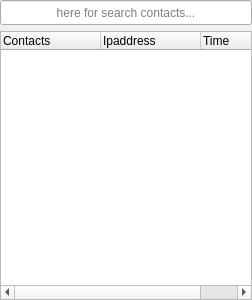
<?xml version="1.0" encoding="UTF-8"?>
<ui version="4.0">
 <class>ModuleB</class>
 <widget class="QFrame" name="ModuleB">
  <property name="geometry">
   <rect>
    <x>0</x>
    <y>0</y>
    <width>252</width>
    <height>300</height>
   </rect>
  </property>
  <property name="windowTitle">
   <string>Frame</string>
  </property>
  <layout class="QVBoxLayout" name="verticalLayout">
   <property name="leftMargin">
    <number>0</number>
   </property>
   <property name="topMargin">
    <number>0</number>
   </property>
   <property name="rightMargin">
    <number>0</number>
   </property>
   <property name="bottomMargin">
    <number>0</number>
   </property>
   <item>
    <widget class="QLineEdit" name="lineEdit_3">
     <property name="sizePolicy">
      <sizepolicy hsizetype="Minimum" vsizetype="Minimum">
       <horstretch>0</horstretch>
       <verstretch>0</verstretch>
      </sizepolicy>
     </property>
     <property name="minimumSize">
      <size>
       <width>80</width>
       <height>25</height>
      </size>
     </property>
     <property name="maximumSize">
      <size>
       <width>16777215</width>
       <height>25</height>
      </size>
     </property>
     <property name="text">
      <string/>
     </property>
     <property name="alignment">
      <set>Qt::AlignCenter</set>
     </property>
     <property name="placeholderText">
      <string>here for search contacts...</string>
     </property>
    </widget>
   </item>
   <item>
    <widget class="QTreeWidget" name="treeWidget">
     <property name="autoExpandDelay">
      <number>-1</number>
     </property>
     <column>
      <property name="text">
       <string>Contacts</string>
      </property>
     </column>
     <column>
      <property name="text">
       <string>Ipaddress</string>
      </property>
     </column>
     <column>
      <property name="text">
       <string>Time</string>
      </property>
     </column>
    </widget>
   </item>
  </layout>
 </widget>
 <resources/>
 <connections/>
</ui>
